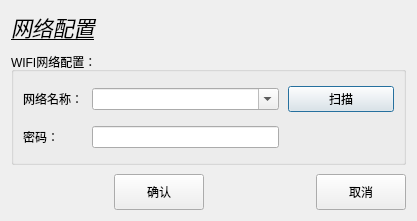
<?xml version="1.0" encoding="UTF-8"?>
<ui version="4.0">
 <class>NetConfigDialog</class>
 <widget class="QDialog" name="NetConfigDialog">
  <property name="geometry">
   <rect>
    <x>0</x>
    <y>0</y>
    <width>417</width>
    <height>221</height>
   </rect>
  </property>
  <property name="sizePolicy">
   <sizepolicy hsizetype="Expanding" vsizetype="MinimumExpanding">
    <horstretch>0</horstretch>
    <verstretch>0</verstretch>
   </sizepolicy>
  </property>
  <property name="windowTitle">
   <string>Dialog</string>
  </property>
  <layout class="QVBoxLayout" name="verticalLayout">
   <property name="spacing">
    <number>9</number>
   </property>
   <item>
    <widget class="QLabel" name="label">
     <property name="sizePolicy">
      <sizepolicy hsizetype="Preferred" vsizetype="Fixed">
       <horstretch>0</horstretch>
       <verstretch>0</verstretch>
      </sizepolicy>
     </property>
     <property name="font">
      <font>
       <pointsize>16</pointsize>
       <italic>true</italic>
       <underline>true</underline>
      </font>
     </property>
     <property name="text">
      <string>网络配置</string>
     </property>
    </widget>
   </item>
   <item>
    <widget class="QGroupBox" name="groupBox">
     <property name="title">
      <string>WIFI网络配置：</string>
     </property>
     <layout class="QGridLayout" name="gridLayout" columnstretch="0,1,0">
      <property name="spacing">
       <number>9</number>
      </property>
      <item row="0" column="0">
       <widget class="QLabel" name="label_2">
        <property name="text">
         <string>网络名称：</string>
        </property>
       </widget>
      </item>
      <item row="0" column="1">
       <widget class="QComboBox" name="cmWifiSsid">
        <property name="editable">
         <bool>true</bool>
        </property>
       </widget>
      </item>
      <item row="0" column="2">
       <widget class="QPushButton" name="btnWifiScan">
        <property name="text">
         <string>扫描</string>
        </property>
       </widget>
      </item>
      <item row="1" column="0">
       <widget class="QLabel" name="label_3">
        <property name="text">
         <string>密码：</string>
        </property>
       </widget>
      </item>
      <item row="1" column="1">
       <widget class="QLineEdit" name="edWifiPsk"/>
      </item>
      <item row="1" column="2">
       <spacer name="horizontalSpacer">
        <property name="orientation">
         <enum>Qt::Horizontal</enum>
        </property>
        <property name="sizeHint" stdset="0">
         <size>
          <width>106</width>
          <height>20</height>
         </size>
        </property>
       </spacer>
      </item>
     </layout>
    </widget>
   </item>
   <item>
    <layout class="QHBoxLayout" name="horizontalLayout">
     <item>
      <spacer name="horizontalSpacer_2">
       <property name="orientation">
        <enum>Qt::Horizontal</enum>
       </property>
       <property name="sizeHint" stdset="0">
        <size>
         <width>98</width>
         <height>20</height>
        </size>
       </property>
      </spacer>
     </item>
     <item>
      <widget class="QPushButton" name="btnOk">
       <property name="minimumSize">
        <size>
         <width>90</width>
         <height>36</height>
        </size>
       </property>
       <property name="text">
        <string>确认</string>
       </property>
       <property name="iconSize">
        <size>
         <width>24</width>
         <height>24</height>
        </size>
       </property>
       <property name="default">
        <bool>false</bool>
       </property>
      </widget>
     </item>
     <item>
      <spacer name="horizontalSpacer_3">
       <property name="orientation">
        <enum>Qt::Horizontal</enum>
       </property>
       <property name="sizeHint" stdset="0">
        <size>
         <width>68</width>
         <height>20</height>
        </size>
       </property>
      </spacer>
     </item>
     <item>
      <widget class="QPushButton" name="btnCancel">
       <property name="minimumSize">
        <size>
         <width>90</width>
         <height>36</height>
        </size>
       </property>
       <property name="text">
        <string>取消</string>
       </property>
       <property name="iconSize">
        <size>
         <width>24</width>
         <height>24</height>
        </size>
       </property>
      </widget>
     </item>
    </layout>
   </item>
  </layout>
 </widget>
 <resources/>
 <connections/>
</ui>
